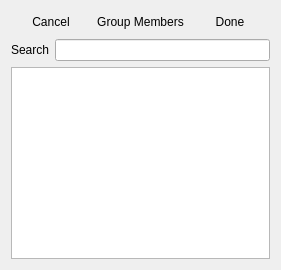
      <widget class="QWidget" name="page_9">
       <layout class="QVBoxLayout" name="verticalLayout_10">
        <item>
         <layout class="QHBoxLayout" name="horizontalLayout_19">
          <item>
           <widget class="QPushButton" name="pushButton_8">
            <property name="text">
             <string>Cancel</string>
            </property>
            <property name="flat">
             <bool>true</bool>
            </property>
           </widget>
          </item>
          <item>
           <widget class="QLabel" name="label_26">
            <property name="text">
             <string>Group Members</string>
            </property>
            <property name="alignment">
             <set>Qt::AlignCenter</set>
            </property>
           </widget>
          </item>
          <item>
           <widget class="QPushButton" name="pushButton_9">
            <property name="text">
             <string>Done</string>
            </property>
            <property name="flat">
             <bool>true</bool>
            </property>
           </widget>
          </item>
         </layout>
        </item>
        <item>
         <layout class="QHBoxLayout" name="horizontalLayout_18">
          <item>
           <widget class="QLabel" name="label_25">
            <property name="text">
             <string>Search</string>
            </property>
           </widget>
          </item>
          <item>
           <widget class="QLineEdit" name="lineEdit_7"/>
          </item>
         </layout>
        </item>
        <item>
         <widget class="QTableWidget" name="tableWidget_2">
          <property name="alternatingRowColors">
           <bool>true</bool>
          </property>
         </widget>
        </item>
       </layout>
      </widget>
